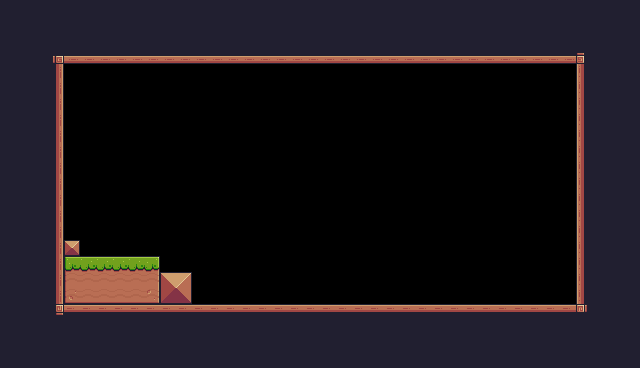

A level layout from a 2D game, rendered from its tile map. Below: a short description, then the map file with its tile-grid data intact:
An orthogonal 40x23 tile map with 16x16 px tiles, 1 tile layer (Background) and 1 object (Player).

<map version="1.10" tiledversion="1.11.2" orientation="orthogonal" renderorder="right-down" width="40" height="23" tilewidth="16" tileheight="16" infinite="0" nextlayerid="3" nextobjectid="3">
 <tileset firstgid="1" source="Pixel Adventure.tsx" />
 <layer id="1" name="Background" width="40" height="23">
  <data encoding="csv">
24,24,24,24,24,24,24,24,24,24,24,24,24,24,24,24,24,24,24,24,24,24,24,24,24,24,24,24,24,24,24,24,24,24,24,24,24,24,24,24,
24,24,24,24,24,24,24,24,24,24,24,24,24,24,24,24,24,24,24,24,24,24,24,24,24,24,24,24,24,24,24,24,24,24,24,24,24,24,24,24,
24,24,24,112,112,112,112,112,112,112,112,112,112,112,112,112,112,112,112,112,112,112,112,112,112,112,24,24,24,24,24,24,24,24,24,24,24,24,24,24,
24,24,24,92,134,134,134,134,134,134,134,134,134,134,134,134,134,134,134,134,134,134,134,134,134,134,134,134,134,134,134,134,134,134,134,134,93,24,24,24,
24,24,24,113,0,0,0,0,0,0,0,0,0,0,0,0,0,0,0,0,0,0,0,0,0,0,0,0,0,0,0,0,0,0,0,0,111,24,24,24,
24,24,24,113,0,0,0,0,0,0,0,0,0,0,0,0,0,0,0,0,0,0,0,0,0,0,0,0,0,0,0,0,0,0,0,0,111,24,24,24,
24,24,24,113,0,0,0,0,0,0,0,0,0,0,0,0,0,0,0,0,0,0,0,0,0,0,0,0,0,0,0,0,0,0,0,0,111,24,24,24,
24,24,24,113,0,0,0,0,0,0,0,0,0,0,0,0,0,0,0,0,0,0,0,0,0,0,0,0,0,0,0,0,0,0,0,0,111,24,24,24,
24,24,24,113,0,0,0,0,0,0,0,0,0,0,0,0,0,0,0,0,0,0,0,0,0,0,0,0,0,0,0,0,0,0,0,0,111,24,24,24,
24,24,24,113,0,0,0,0,0,0,0,0,0,0,0,0,0,0,0,0,0,0,0,0,0,0,0,0,0,0,0,0,0,0,0,0,111,24,24,24,
24,24,24,113,0,0,0,0,0,0,0,0,0,0,0,0,0,0,0,0,0,0,0,0,0,0,0,0,0,0,0,0,0,0,0,0,111,24,24,24,
24,24,24,113,0,0,0,0,0,0,0,0,0,0,0,0,0,0,0,0,0,0,0,0,0,0,0,0,0,0,0,0,0,0,0,0,111,24,24,24,
24,24,24,113,0,0,0,0,0,0,0,0,0,0,0,0,0,0,0,0,0,0,0,0,0,0,0,0,0,0,0,0,0,0,0,0,111,24,24,24,
24,24,24,113,0,0,0,0,0,0,0,0,0,0,0,0,0,0,0,0,0,0,0,0,0,0,0,0,0,0,0,0,0,0,0,0,111,24,24,24,
24,24,24,113,0,0,0,0,0,0,0,0,0,0,0,0,0,0,0,0,0,0,0,0,0,0,0,0,0,0,0,0,0,0,0,0,111,24,24,24,
24,24,24,113,35,0,0,0,0,0,0,0,0,0,0,0,0,0,0,0,0,0,0,0,0,0,0,0,0,0,0,0,0,0,0,0,111,24,24,24,
24,24,24,113,7,8,8,8,8,9,0,0,0,0,0,0,0,0,0,0,0,0,0,0,0,0,0,0,0,0,0,0,0,0,0,0,111,24,24,24,
24,24,24,113,29,30,30,30,30,31,36,37,0,0,0,0,0,0,0,0,0,0,0,0,0,0,0,0,0,0,0,0,0,0,0,0,111,24,24,24,
24,24,24,113,51,52,52,52,52,53,58,59,0,0,0,0,0,0,0,0,0,0,0,0,0,0,0,0,0,0,0,0,0,0,0,0,111,24,24,24,
24,24,24,114,90,90,90,90,90,90,90,90,90,90,90,90,90,90,90,90,90,90,90,90,90,90,90,90,90,90,90,90,90,90,90,90,115,24,24,24,
24,24,24,24,24,24,24,24,24,24,24,24,24,24,24,24,24,24,24,24,24,24,24,24,24,24,24,24,24,24,24,24,24,24,24,24,24,24,24,24,
24,24,24,24,24,24,24,24,24,24,24,24,24,24,24,24,24,24,24,24,24,24,24,24,24,24,24,24,24,24,24,24,24,24,24,24,24,24,24,24,
24,24,24,24,24,24,24,24,24,24,24,24,24,24,24,24,24,24,24,24,24,24,24,24,24,24,24,24,24,24,24,24,24,24,24,24,24,24,24,24
</data>
 </layer>
 <objectgroup id="2" name="Spawnpoints">
  <object id="2" name="Player" type="Player" x="128" y="223.333" width="32" height="32" />
 </objectgroup>
</map>
